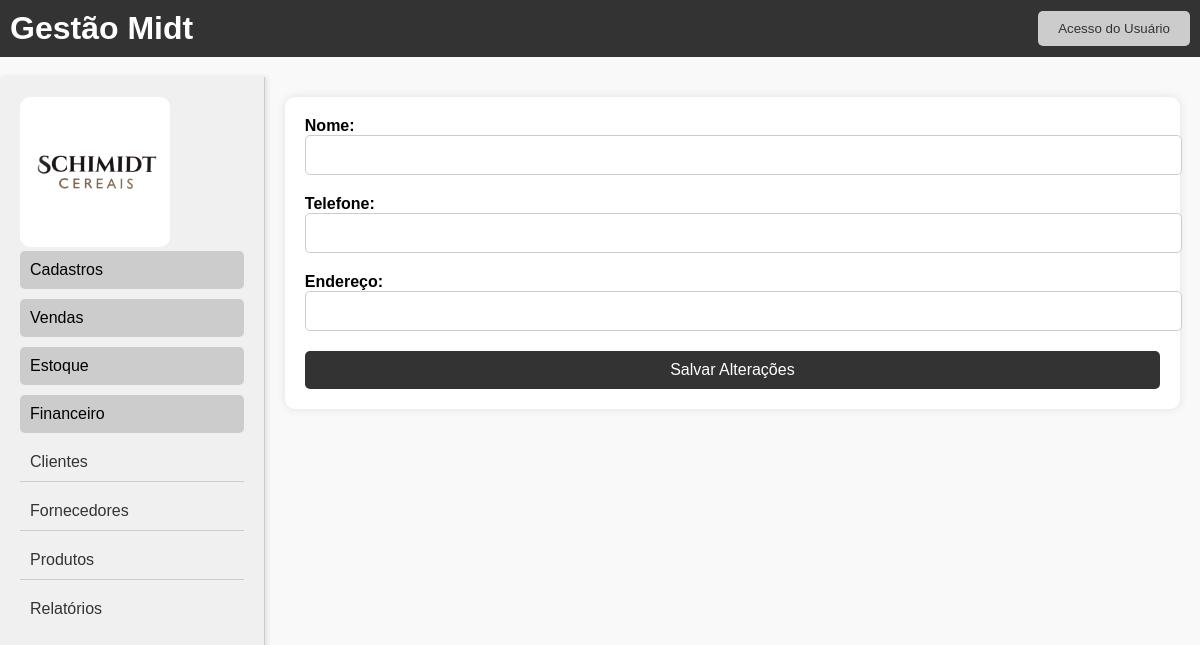
Page /editar_fornecedor/1 on the earlier database version.
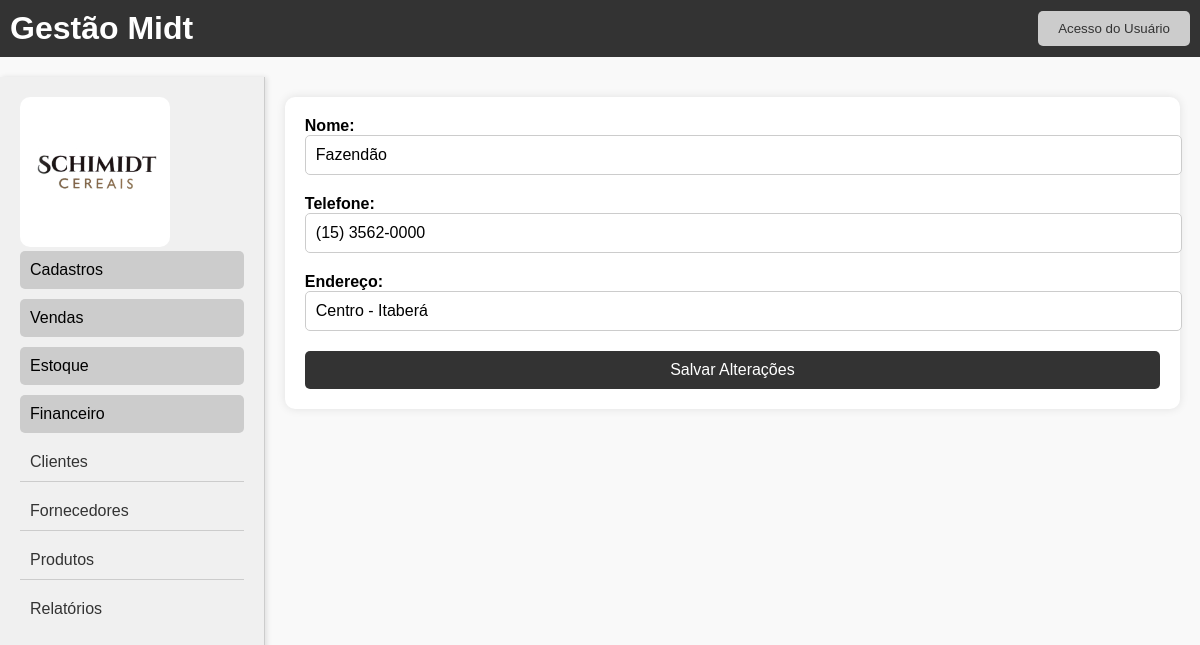
Same page on the later database version.
### tables this page shows
CREATE TABLE fornecedores (
                    id INTEGER PRIMARY KEY,
                    nome TEXT NOT NULL,
                    telefone TEXT,
                    endereco TEXT
                    );

### app.py (the view, shortened to what this page needs)
@app.route('/editar_fornecedor/<int:id_fornecedor>', methods=['GET', 'POST'])
def editar_fornecedor(id_fornecedor):
    conn = conectar_bd()
    cursor = conn.cursor()
    cursor.execute('SELECT * FROM fornecedores WHERE id=?', (id_fornecedor,))
    fornecedor = cursor.fetchone()
    conn.close()
    return render_template('editar_fornecedor.html', fornecedor=fornecedor)

### app.py (called while the page is built)
def conectar_bd():
    conn = sqlite3.connect('erp.db')
    return conn

### templates/editar_fornecedor.html (shortened to what this page needs)
<!DOCTYPE html>
<html lang="pt-br">
<head>
</head>
<body>
    <div class="header">
        <h1 style="margin: 0;">Gestão Midt</h1>
        <button class="user-access-btn">Acesso do Usuário</button>
    </div>
    <div class="container">
        <div class="sidebar">
            <div class="logo">
                <img src="/images/logo.jpeg" alt="Logo da Empresa">
            </div>
            <div class="expandable-header">Cadastros</div>
            <div class="expandable-header">Vendas</div>
            <div class="expandable-header">Estoque</div>
            <div class="expandable-header">Financeiro</div>
            <ul class="navigation">
                <li><a href="/listar_clientes">Clientes</a></li>
                <li><a href="/listar_fornecedores">Fornecedores</a></li>
                <li><a href="/listar_produtos">Produtos</a></li>
                <li><a href="/relatorio_vendas">Relatórios</a></li>
            </ul>
        </div>
        <div class="content">
            <div class="form-container">
                <form action="/editar_fornecedor/{{ fornecedor[0] }}" method="POST">
                    <div class="form-group">
                        <label for="nome">Nome:</label>
                        <input type="text" id="nome" name="nome" value="{{ fornecedor[1] }}" required>
                    </div>
                    <div class="form-group">
                        <label for="telefone">Telefone:</label>
                        <input type="tel" id="telefone" name="telefone" value="{{ fornecedor[2] }}" required>
                    </div>
                    <div class="form-group">
                        <label for="endereco">Endereço:</label>
                        <input type="text" id="endereco" name="endereco" value="{{ fornecedor[3] }}" required>
                    </div>
                    <input type="submit" value="Salvar Alterações">
                </form>
            </div>
        </div>
    </div>
</body>
</html>

Differences in the rows shown:
added fornecedores: nome "Fazendão", telefone "(15) 3562-0000", endereco "Centro - Itaberá"
